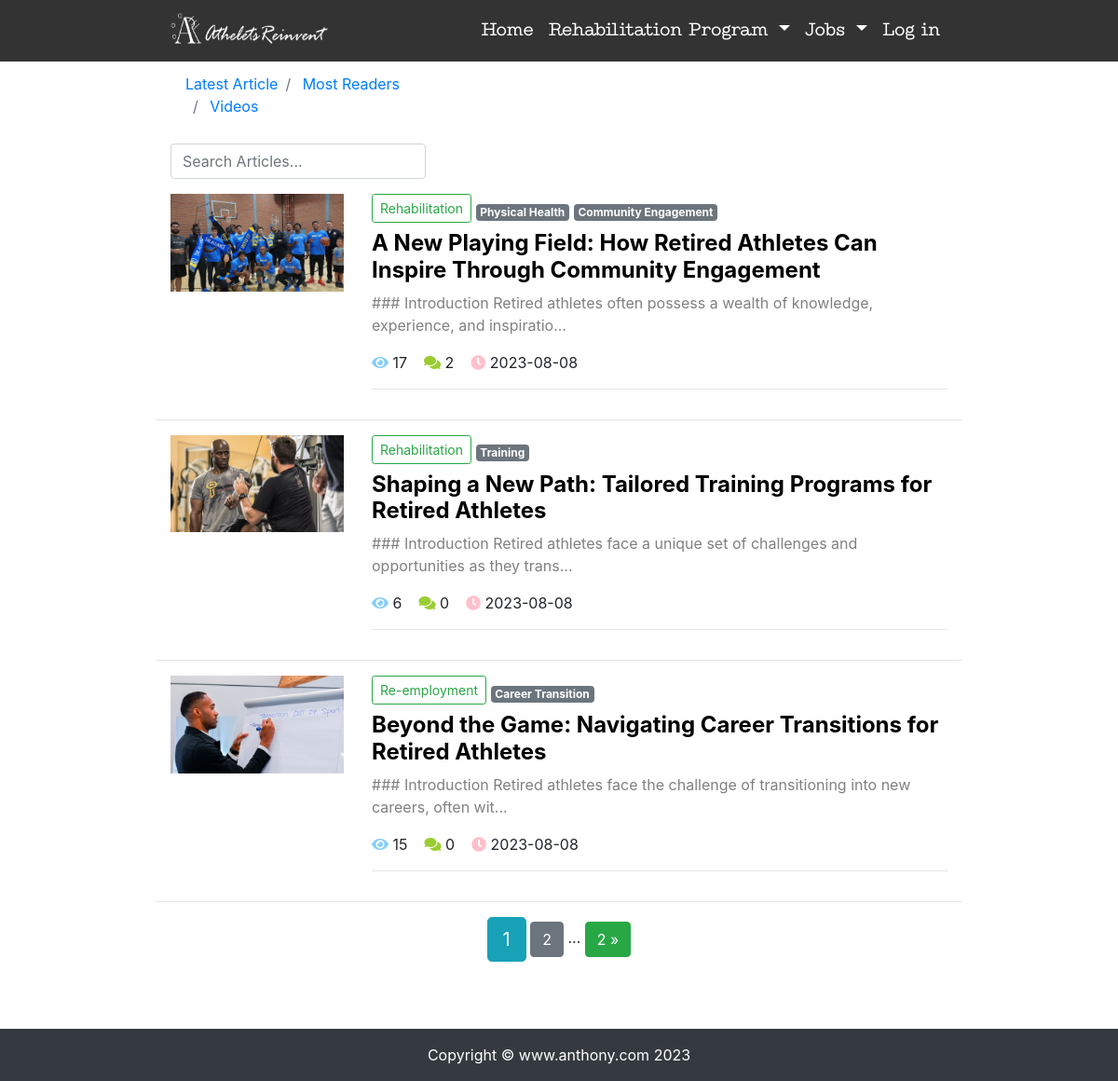
Page /article/article-list/ on the committed database.
### article/models.py (models this page shows, shortened)
class ArticlePost(models.Model):
    objects = None
    author = models.ForeignKey(User, on_delete=models.CASCADE)
    title = models.CharField(max_length=100)
    body = models.TextField()
    created = models.DateTimeField(default=timezone.now)
    updated = models.DateTimeField(auto_now=True)
    total_views = models.PositiveIntegerField(default=0)
    tags = TaggableManager(blank=True)
    avatar = models.ImageField(upload_to='article/%Y%m%d/', blank=True)
    column = models.ForeignKey(
        ArticleColumn,
        null=True,
        blank=True,
        on_delete=models.CASCADE,
        related_name='article'
    )
    class Meta:
        ordering = ('-created',)

class ArticleColumn(models.Model):
    title = models.CharField(max_length=100, blank=True)
    created = models.DateTimeField(default=timezone.now)
    def __str__(self):
        return self.title

### article/views.py (the view)
# urls.py: path('article-list/', views.article_list, name='article_list'),
def article_list(request):
    search = request.GET.get('search')
    order = request.GET.get('order')
    column = request.GET.get('column')
    columnid = ArticleColumn.objects.filter(title=column).first()
    tag = request.GET.get('tag')
    article_list = ArticlePost.objects.all()
    if search:
        article_list = article_list.filter(
            Q(title__icontains=search) |
            Q(body__icontains=search)
        )
    else:
        search = ''
    if column is not None:
        article_list = ArticlePost.objects.filter(Q(column_id=columnid))
    if tag and tag != 'None':
        article_list = article_list.filter(tags__name__in=[tag])
    if order == 'total_views':
        article_list = article_list.order_by('-total_views')
    paginator = Paginator(article_list, 3)
    page = request.GET.get('page')
    articles = paginator.get_page(page)
    context = {
        'articles': articles,
        'order': order,
        'search': search,
        'column': column,
        'tag': tag,
    }
    return render(request, 'article/list.html', context)

### templates/article/list.html (shortened to what this page needs)
{% extends "base.html" %}
{% load static %}
{% block content %}
<div class="container">
    <nav aria-label="breadcrumb">
        <ol class="breadcrumb" style="background-color:rgba(255,255,255,1);">
            <li class="breadcrumb-item">
                <a href="{% url 'article:article_list' %}?search={{ search }}">
                    Latest Article
                </a>
            </li>
            <li class="breadcrumb-item">
                <a href="{% url 'article:article_list' %}?order=total_views&search={{ search }}">
                    Most Readers
                </a>
            </li> &nbsp;&nbsp;&nbsp;&nbsp;&nbsp;&nbsp;&nbsp;&nbsp;&nbsp;&nbsp;&nbsp;&nbsp;&nbsp;&nbsp;&nbsp;&nbsp;&nbsp;
            <li class="breadcrumb-item">
                <a href="{% url 'education-video:videos' %}">
                    Videos
                </a>
            </li>
        </ol>
    </nav>
<div class="row">
     <div class="col-auto mr-auto">
         <form class="form-inline" >
             <input type="text"
                    class="form-control mb-2 mr-sm-2"
                    name="search"
                    placeholder="Search Articles..."
                    required
             >
         </form>
     </div>
</div>
<div class="row mt-2">
    {% for article in articles %}
        {% if article.avatar %}
                <div class="col-3">
                    <img src="{{ article.avatar.url }}"
                         alt="avatar"
                         style="max-width:100%; border-redius:20px"
                    >
                </div>
        {% endif %}
        <div class="col">
            {% if article.column %}
                 <a name="column" href='{% url "article:article_list" %}?column={{ article.column }}' class="btn btn-sm mb-2 btn-outline-success">
                        {{ article.column }}
                    </a>
            {% endif %}
        <span>
            {% for tag in article.tags.all %}
                <a href="{% url 'article:article_list' %}?tag={{ tag }}"
                    class="badge badge-secondary"
                >
                    {{ tag }}
                </a>
            {% endfor %}
        </span>
            <h4>
                <b>
                    <a href="{% url 'article:article_detail' article.id %}"
                       style="color: black;"
                    >
                        {{ article.title }}
                    </a>
                </b>
            </h4>
            <div>
                <p style="color: gray;">
                    {{ article.body|slice:'100' }}...
                </p>
            </div>
            <p>
                <span>
                <i class="fas fa-eye" style="color: lightskyblue;"></i>
                {{ article.total_views }}&nbsp;&nbsp;&nbsp;
                </span>
                <span>
                <i class="fas fa-comments" style="color: yellowgreen;"></i>
                {{ article.comments.count }}&nbsp;&nbsp;&nbsp;
                </span>
                <span>
                <i class="fas fa-clock" style="color: pink;"></i>
                {{ article.created|date:'Y-m-d' }}
                </span>
            </p>
            <hr>
        </div>
            <hr style="width: 100%;"/>
    {% endfor %}
    </div>
</div>
<div class="pagination row">
    <div class="m-auto">
        <span class="step-links">
            <span class="current btn btn-info btn-lg">
                {{ articles.number }}
            </span>
            {% if articles.has_next %}
                {% if column %}
                    <a href="?page={{ articles.next_page_number }}&order={{ order }}&column={{ column }}" class="btn btn-secondary">
                        {{ articles.next_page_number }}
                    </a>
                    <span>...</span>
                    <a href="?page={{ articles.paginator.num_pages }}&order={{ order }}&column={{ column }}" class="btn btn-success">
                        {{ articles.paginator.num_pages }} &raquo;
                    </a>
                {% else %}
                    <a href="?page={{ articles.next_page_number }}&order={{ order }}&search={{ search }}" class="btn btn-secondary">
                        {{ articles.next_page_number }}
                    </a>
                    <span>...</span>
                    <a href="?page={{ articles.paginator.num_pages }}&order={{ order }}&search={{ search }}" class="btn btn-success">
                        {{ articles.paginator.num_pages }} &raquo;
                    </a>
                {% endif %}
            {% endif %}
        </span>
    </div>
</div>
{% endblock content %}

### templates/base.html (style rules this page uses)
html, body { height: 100%; margin: 0; }
@media (min-width: 768px) { .container { max-width: 54rem !important; } }

### rows in the picture
ArticlePost: avatar (picture), column "Rehabilitation", title "A New Playing Field: How Retired Athletes Can Inspire Through Community Engagement", body "### Introduction Retired athletes often possess a wealth of knowledge, experience, and inspiratio", total_views "17", comments.count "2", created "2023-08-08"
Tag: name "Physical Health"
Tag: name "Community Engagement"
ArticlePost: avatar (picture), column "Rehabilitation", title "Shaping a New Path: Tailored Training Programs for Retired Athletes", body "### Introduction Retired athletes face a unique set of challenges and opportunities as they trans", total_views "6", comments.count "0", created "2023-08-08"
Tag: name "Training"
ArticlePost: avatar (picture), column "Re-employment", title "Beyond the Game: Navigating Career Transitions for Retired Athletes", body "### Introduction Retired athletes face the challenge of transitioning into new careers, often wit", total_views "15", comments.count "0", created "2023-08-08"
Tag: name "Career Transition"

### other values in the picture
{{ articles.number }} "1"
{{ articles.next_page_number }} "2"
{{ articles.paginator.num_pages }} "2"
